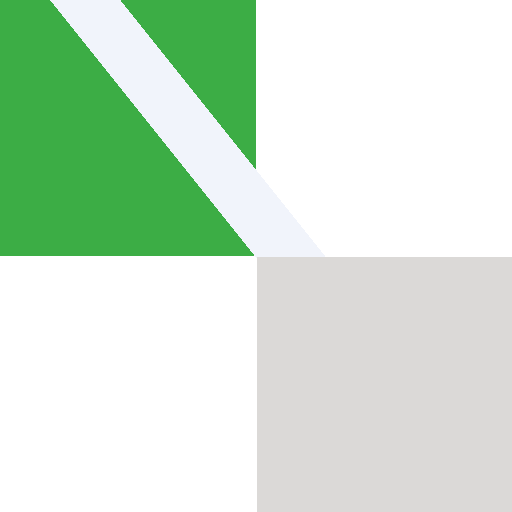
#> input picture backend/sample_data/optical_sentinel2_bangalore.tif, 512 x 512 px; the run also reads 2 pictures not shown here
$ python evaluate_models.py
#> lines starting #> are read from the running program, lines starting #| are printed output that depends on the picture; after the words box and inside, x2 and y2 are one past the last pixel; in counts of white or black regions, pixels touching at a corner belong together
### backend/app/core/geospatial.py
import os
import io
import base64
import numpy as np
from PIL import Image
try:
    import tifffile
except ImportError:
    tifffile = None

try:
    import rasterio
    from rasterio.transform import xy as rasterio_xy
except ImportError:
    rasterio = None
    rasterio_xy = None


class GeospatialImage:
    def __init__(self, file_path: str, name: str = None):
        self.file_path = file_path
        self.name = name or os.path.basename(file_path)
        self.ext = os.path.splitext(self.file_path)[1].lower()
        self.width = 0
        self.height = 0
        self.channels = 3
        self.crs = "EPSG:4326 (WGS 84)"
        self.bounds = [77.5946, 12.9716, 77.6200, 12.9900] # Default Karnataka/ISRO region coords
        self.resolution = "10m / pixel"
        self.modality = "Optical" # "Optical" or "SAR"
        self.sar_polarization = []
        self.optical_bands = ["Red", "Green", "Blue"]
        self.ndvi_stat = None
        self.date_taken = "2026-03-15"
        self.img_array = None

        self._load_image()

    def _load_image(self):
        if self.ext in [".tif", ".tiff"] and tifffile is not None:
            try:
                arr = tifffile.imread(self.file_path)
#> arr is the input picture: shape (512, 512, 4); mean R, G, B, A 51.8, 79.8, 63.6, 73.2
                if arr.ndim == 2:
                    self.height, self.width = arr.shape
                    self.channels = 1
                    arr = np.expand_dims(arr, axis=-1)
                elif arr.ndim == 3:
                    if arr.shape[0] < arr.shape[2]: # (C, H, W) -> (H, W, C)
                        arr = np.transpose(arr, (1, 2, 0))
                    self.height, self.width, self.channels = arr.shape
#> self.height = 512; self.width = 512; self.channels = 4

                self.img_array = arr

                # Check for SAR vs Optical markers or band counts
                if "sar" in self.name.lower() or "risat" in self.name.lower() or "sentinel1" in self.name.lower() or self.channels == 2:
                    self.modality = "SAR"
                    self.sar_polarization = ["VV", "VH"] if self.channels >= 2 else ["VV"]
                    self.optical_bands = []
                    self.resolution = "10m SAR C-Band"
                elif self.channels >= 4:
                    self.modality = "Multispectral"
                    self.optical_bands = ["Blue", "Green", "Red", "NIR"]
                    # Calculate simple NDVI if NIR exists
                    red = arr[:, :, 2].astype(float)
                    nir = arr[:, :, 3].astype(float)
                    denom = (nir + red)
                    denom[denom == 0] = 1e-5
                    ndvi = (nir - red) / denom
                    self.ndvi_stat = {"mean": float(np.mean(ndvi)), "max": float(np.max(ndvi)), "min": float(np.min(ndvi))}
#> self.ndvi_stat = {'mean': 0.0315, 'max': 0.692, 'min': -0.86}
            except Exception as e:
                self._fallback_pil_load()
        else:
            self._fallback_pil_load()

        if "sar" in self.name.lower() or "risat" in self.name.lower():
            self.modality = "SAR"
            self.sar_polarization = ["VV", "VH"]
        elif "t2" in self.name.lower() or "after" in self.name.lower():
            self.date_taken = "2026-06-20"
        elif "t1" in self.name.lower() or "before" in self.name.lower():
            self.date_taken = "2026-01-10"

    # [49 lines left out: functions _fallback_pil_load, get_rgb_preview_base64, not called in this run]

    def perform_image_analytics(self) -> dict:
        """Runs numpy & spectral image processing on the raster array."""
        if self.img_array is None:
            return {}

        arr = self.img_array.astype(float)
        h, w, c = arr.shape if arr.ndim == 3 else (arr.shape[0], arr.shape[1], 1)
#> h = 512; w = 512; c = 4
        total_pixels = max(1, h * w)
#> total_pixels = 262144

        # 1. Band intensity & statistics
        channel_means = [float(np.mean(arr[..., i])) for i in range(c)]
#> channel_means = [51.81, 79.76, 63.65, 73.21]
        channel_stds = [float(np.std(arr[..., i])) for i in range(c)]
#> channel_stds = [74.52, 81.31, 78.61, 86.94]

        # 2. Spectral Indices calculation (NDVI / NDWI)
        ndvi_val, ndwi_val = None, None
        if c >= 4: # Multispectral (Blue, Green, Red, NIR)
            red = arr[..., 2]
            nir = arr[..., 3]
            green = arr[..., 1]
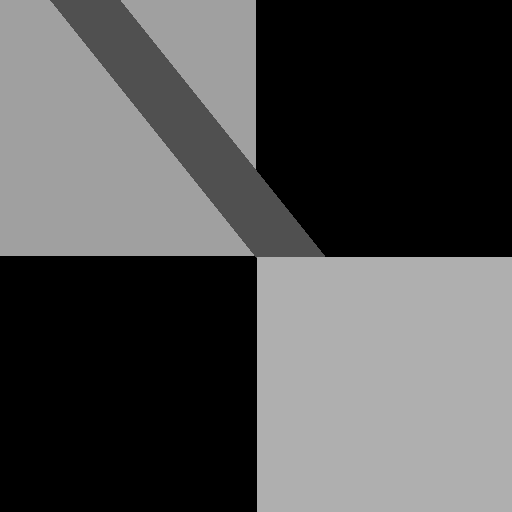
#> green: shape (512, 512) float64; min 0, max 175, mean 79.8

            denom_ndvi = (nir + red)
            denom_ndvi[denom_ndvi == 0] = 1e-5
            ndvi_matrix = (nir - red) / denom_ndvi
            ndvi_val = {"mean": round(float(np.mean(ndvi_matrix)), 3), "max": round(float(np.max(ndvi_matrix)), 3)}
#> ndvi_val = {'mean': 0.031, 'max': 0.692}

            denom_ndwi = (green + nir)
            denom_ndwi[denom_ndwi == 0] = 1e-5
            ndwi_matrix = (green - nir) / denom_ndwi
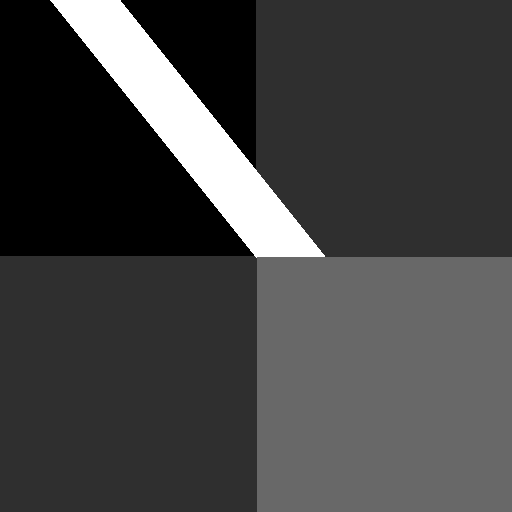
#> ndwi_matrix: shape (512, 512) float64; min -0.158, max 0.684, mean 0.0629; drawn with min black and max white
            ndwi_val = {"mean": round(float(np.mean(ndwi_matrix)), 3), "max": round(float(np.max(ndwi_matrix)), 3)}
#> ndwi_val = {'mean': 0.063, 'max': 0.684}
        elif c >= 3: # RGB Color Space proxies
            r, g, b = arr[..., 0], arr[..., 1], arr[..., 2]
            denom_veg = (g + r + 1e-5)
            veg_proxy = (g - r) / denom_veg
            ndvi_val = {"mean": round(float(np.mean(veg_proxy)), 3), "max": round(float(np.max(veg_proxy)), 3)}

            water_proxy = (b - (r + g)/2) / (b + (r + g)/2 + 1e-5)
            ndwi_val = {"mean": round(float(np.mean(water_proxy)), 3), "max": round(float(np.max(water_proxy)), 3)}

        # 3. Land cover breakdown calculation
        if c >= 3:
            r, g, b = arr[..., 0], arr[..., 1], arr[..., 2]
            brightness = (r + g + b) / 3.0
            water_mask = (b > g) & (b > r) & (brightness < 120)
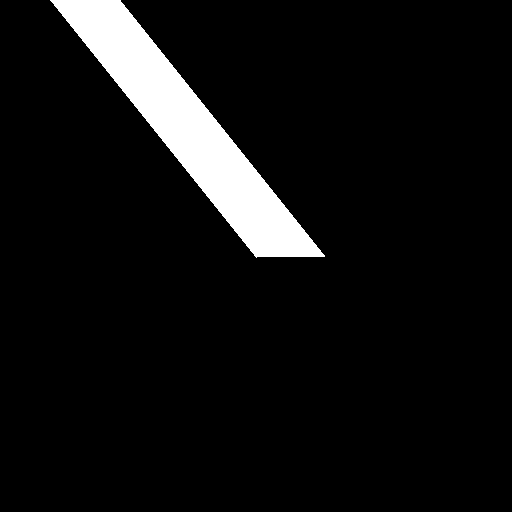
#> water_mask: shape (512, 512) bool; 6.9% white; 1 white region, box (x1, y1, x2, y2) and area: (50, 0, 325, 258) 18043
            built_mask = (brightness > 160) & (abs(r - g) < 25) & (abs(g - b) < 25)
#> built_mask: shape (512, 512) bool; 24.8% white; 1 white region, box (x1, y1, x2, y2) and area: (257, 257, 512, 512) 65025
            veg_mask = (g > r) & (g > b * 0.9) & (~water_mask)
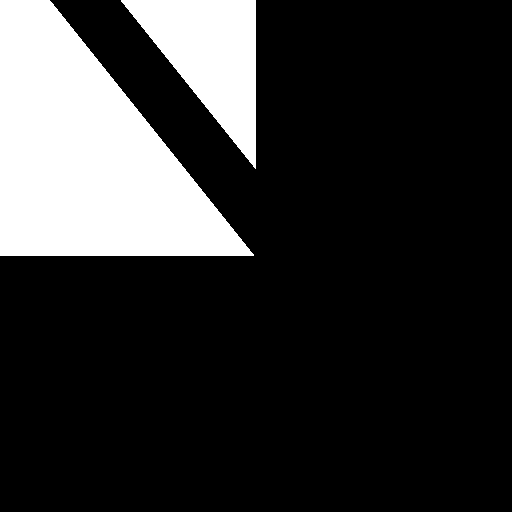
#> veg_mask: shape (512, 512) bool; 19.3% white; 2 white regions, box (x1, y1, x2, y2) and area: (0, 0, 254, 256) 39014, (121, 0, 256, 169) 11526

            water_pct = round(float(np.sum(water_mask) / total_pixels * 100), 1)
#> water_pct = 6.9
            built_pct = round(float(np.sum(built_mask) / total_pixels * 100), 1)
#> built_pct = 24.8
            veg_pct = round(float(np.sum(veg_mask) / total_pixels * 100), 1)
#> veg_pct = 19.3
            bare_pct = round(max(0.0, 100.0 - (water_pct + built_pct + veg_pct)), 1)
#> bare_pct = 49
        else:
            water_pct, built_pct, veg_pct, bare_pct = 18.5, 34.2, 41.5, 5.8

        # 4. SAR Radar specifics
        sar_stats = None
        if self.modality == "SAR":
            vv = arr[..., 0]
            vh = arr[..., 1] if c >= 2 else vv
            pol_ratio = round(float(np.mean(vv / (vh + 1e-5))), 2)
            double_bounce_pct = round(float(np.sum(vv > 180) / total_pixels * 100), 1)
            sar_stats = {
                "polarization": self.sar_polarization or ["VV", "VH"],
                "pol_power_ratio": pol_ratio,
                "double_bounce_builtup_pct": double_bounce_pct,
                "specular_water_reflection_pct": round(float(np.sum(vv < 40) / total_pixels * 100), 1)
            }

        return {
            "dimensions": [w, h],
            "total_pixels": total_pixels,
            "channels": c,
            "channel_means": [round(m, 2) for m in channel_means],
            "channel_stds": [round(s, 2) for s in channel_stds],
            "ndvi_index": ndvi_val,
            "ndwi_index": ndwi_val,
            "land_cover_breakdown": {
                "vegetation_pct": veg_pct,
                "builtup_pct": built_pct,
                "water_pct": water_pct,
                "soil_bare_pct": bare_pct
            },
            "sar_radar_analytics": sar_stats
        }

    # [162 lines left out: functions pixel_to_geo_coordinates, to_metadata_dict, check_spatial_co_registration, harmonize_spatial_rasters, not called in this run]

### backend/app/models/change_detection.py
from typing import Dict, Any, List
from app.models.base_model import BaseRSModel
from app.core.geospatial import GeospatialImage, harmonize_spatial_rasters

class RSBiTemporalChangeModel(BaseRSModel):
    def __init__(self):
        super().__init__(name="Bi-Temporal Change Understanding Engine", backbone="RS-ChangeFormer Dual-Temporal Network")

    # [68 lines left out: function run, not called in this run]

### backend/scripts/evaluate_models.py
import os
import sys

# Add the backend directory to the sys path
sys.path.append(os.path.abspath(os.path.join(os.path.dirname(__file__), '..')))

from app.core.geospatial import GeospatialImage
from app.models.change_detection import RSBiTemporalChangeModel

def evaluate():
    print("="*60)
    print("Evaluating SatQuery AI on ISRO Multisensor Test Datasets")
    print("="*60)

    sample_dir = os.path.join(os.path.dirname(__file__), '..', 'sample_data')

    # 1. Optical + SAR Cross-Modal
    print("\n[Test 1] Optical + SAR Feature Extraction")
    optical_path = os.path.join(sample_dir, 'optical_sentinel2_bangalore.tif')
    sar_path = os.path.join(sample_dir, 'sar_risat1_bangalore.tif')

    if os.path.exists(optical_path) and os.path.exists(sar_path):
        opt_img = GeospatialImage(optical_path)
        sar_img = GeospatialImage(sar_path)

        opt_stats = opt_img.perform_image_analytics()
#> opt_stats = 9 items
        sar_stats = sar_img.perform_image_analytics()
#> in perform_image_analytics (call 2), `channel_means = [float(np.mean(arr[..., i])) for i in range(c)]`: channel_means = [142.3, 102.1]
#> in perform_image_analytics (call 2), `channel_stds = [float(np.std(arr[..., i])) for i in range(c)]`: channel_stds = [65.29, 56.09]
#> in perform_image_analytics (call 2), `vh = arr[..., 1] if c >= 2 else vv`:
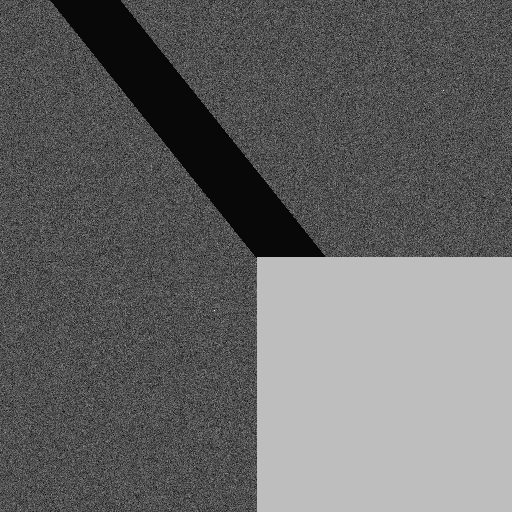
#> vh: shape (512, 512) float64; min 0, max 254, mean 102.1
#> in perform_image_analytics (call 2), `pol_ratio = round(float(np.mean(vv / (vh + 1e-5))), 2)`: pol_ratio = 55.34
#> in perform_image_analytics (call 2), `double_bounce_pct = round(float(np.sum(vv > 180) / total_pixels * 100)..`: double_bounce_pct = 25.3
#> in perform_image_analytics (call 2), `sar_stats = { "polarization": self.sar_polarization or ["VV", "VH"], "..`: sar_stats = {'polarization': ['VV', 'VH'], 'pol_power_ratio': 55.34, 'double_bounce_builtup_pct': 25.3, 'specular_water_reflection_pct': 6.9}
#> sar_stats = 9 items

        print("  - Optical Bangalore Scene:")
        print(f"    - Vegetation: {opt_stats['land_cover_breakdown'].get('vegetation_pct', 0):.2f}%")
#|     - Vegetation: 19.30%
        print(f"    - Built-up: {opt_stats['land_cover_breakdown'].get('builtup_pct', 0):.2f}%")
#|     - Built-up: 24.80%
        print(f"    - NDVI: {opt_stats.get('ndvi_index')}")
#|     - NDVI: {'mean': 0.031, 'max': 0.692}

        print("  - SAR Bangalore Scene (Cloud-penetrating):")
        print(f"    - Estimated Built-up from Backscatter: {sar_stats['sar_radar_analytics'].get('estimated_builtup_pct', 0):.2f}%")
#|     - Estimated Built-up from Backscatter: 0.00%
    else:
        print("  - Missing Bangalore datasets.")

    # 2. Bi-Temporal Change Detection
    print("\n[Test 2] Bi-Temporal Change Detection")
    t1_path = os.path.join(sample_dir, 'optical_t1_jan2026.tif')
    t2_path = os.path.join(sample_dir, 'optical_t2_jun2026.tif')

    if os.path.exists(t1_path) and os.path.exists(t2_path):
        t1_img = GeospatialImage(t1_path)
        t2_img = GeospatialImage(t2_path)
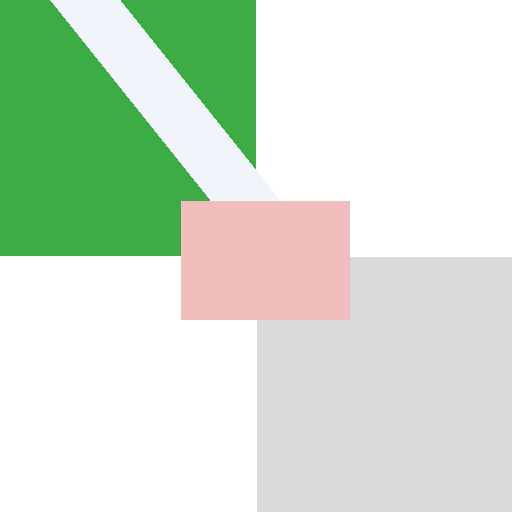
#> input picture backend/sample_data/optical_t2_jun2026.tif, 512 x 512 px
#> in _load_image, arr is the input picture: shape (512, 512, 4); mean R, G, B, A 64, 78.3, 61.8, 74.8
#> in _load_image (call 4), `ndvi = (nir - red) / denom`:
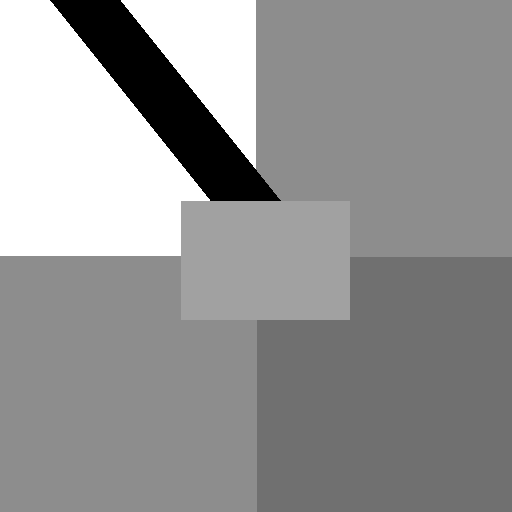
#> ndvi: shape (512, 512) float64; min -0.86, max 0.692, mean 0.0503; drawn with min black and max white
#> in _load_image (call 4), `self.ndvi_stat = {"mean": float(np.mean(ndvi)), "max": float(np.max(nd..`: self.ndvi_stat = {'mean': 0.0503, 'max': 0.692, 'min': -0.86}
        engine = RSBiTemporalChangeModel()
        result = engine.run([t1_img, t2_img], "detect changes between these dates", {})

        print("  - Change Analysis Results:")
        print(f"    - Answer: {result.get('answer', '')}")
        print(f"    - Change Metrics: {result.get('change_metrics', {})}")

        if 'grounding_boxes' in result and len(result['grounding_boxes']) > 0:
            print("    - Top Detected Change Regions (Geospatial):")
            for idx, cluster in enumerate(result['grounding_boxes'][:3]):
                print(f"      [{idx+1}] Engine: {cluster['geo_coordinates']['engine']}")
                bbox = cluster['geo_coordinates'].get('geo_bbox', [])
                if bbox:
                    print(f"          BBox (Lon/Lat): {bbox}")
    else:
        print("  - Missing bi-temporal datasets.")

    print("\n============================================================")
    print("Evaluation Complete.")
    print("============================================================")

if __name__ == "__main__":
#> (the run stopped early here; a loop or call above may not have finished)
